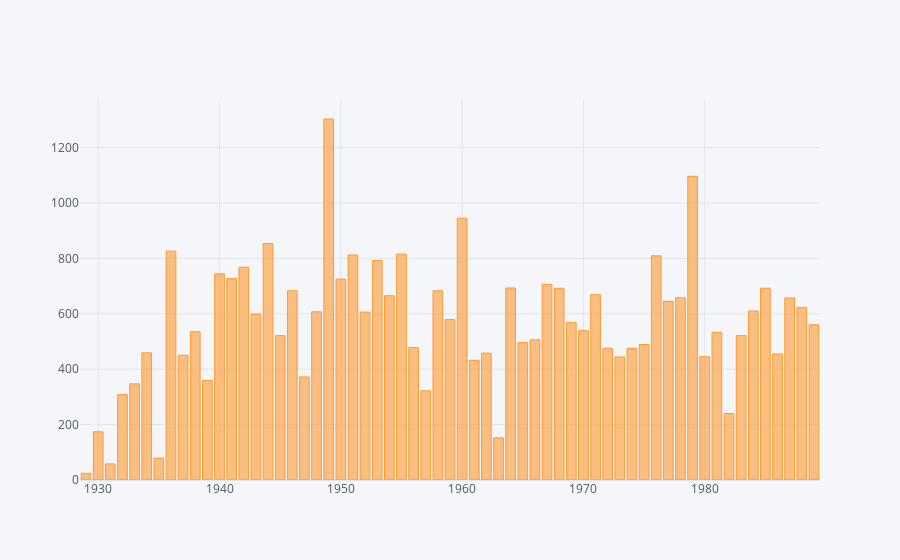

Write notebook code for a chart like this one.
### Markdown cell above
## Número de exposiciones de 1929 a 1969

### Code cell
Exh_evol = df_1['BeginYear'].value_counts().iplot(kind='bar')
ax.set_xlabel('Años')
ax.set_ylabel('Número de exposiciones')
ax.set_title('Componentes principales')

### Figure 1 — Plotly figure (JSON) as saved in the notebook; plotly's stock layout.template omitted (floating-point values rounded to 4 significant figures)
{"data": [{"marker": {"color": "rgba(255, 153, 51, 0.6)", "line": {"color": "rgba(255, 153, 51, 1.0)", "width": 1}}, "name": "BeginYear", "orientation": "v", "text": "", "type": "bar", "x": [1949, 1979, 1960, 1944, 1936, 1955, 1951, 1976, 1953, 1942, 1940, 1941, 1950, 1967, 1964, 1985, 1968, 1958, 1946, 1971, 1954, 1978, 1987, 1977, 1988, 1984, 1948, 1952, 1943, 1959, 1969, 1989, 1970, 1938, 1981, 1945, 1983, 1966, 1965, 1975, 1956, 1972, 1974, 1934, 1962, 1986, 1937, 1980, 1973, 1961, 1947, 1939, 1933, 1957, 1932, 1982, 1930, 1963, 1935, 1931, 1929], "y": [1303, 1096, 945, 854, 826, 815, 812, 809, 792, 768, 744, 727, 725, 706, 693, 692, 692, 683, 683, 669, 665, 658, 657, 645, 623, 610, 607, 606, 599, 579, 568, 560, 539, 535, 533, 521, 521, 506, 496, 489, 478, 475, 475, 459, 458, 455, 450, 445, 444, 432, 372, 359, 347, 322, 309, 240, 174, 152, 79, 58, 24]}], "layout": {"legend": {"bgcolor": "#F5F6F9", "font": {"color": "#4D5663"}}, "paper_bgcolor": "#F5F6F9", "plot_bgcolor": "#F5F6F9", "title": {"font": {"color": "#4D5663"}}, "xaxis": {"gridcolor": "#E1E5ED", "showgrid": true, "tickfont": {"color": "#4D5663"}, "title": {"font": {"color": "#4D5663"}, "text": ""}, "zerolinecolor": "#E1E5ED"}, "yaxis": {"gridcolor": "#E1E5ED", "showgrid": true, "tickfont": {"color": "#4D5663"}, "title": {"font": {"color": "#4D5663"}, "text": ""}, "zerolinecolor": "#E1E5ED"}}}
